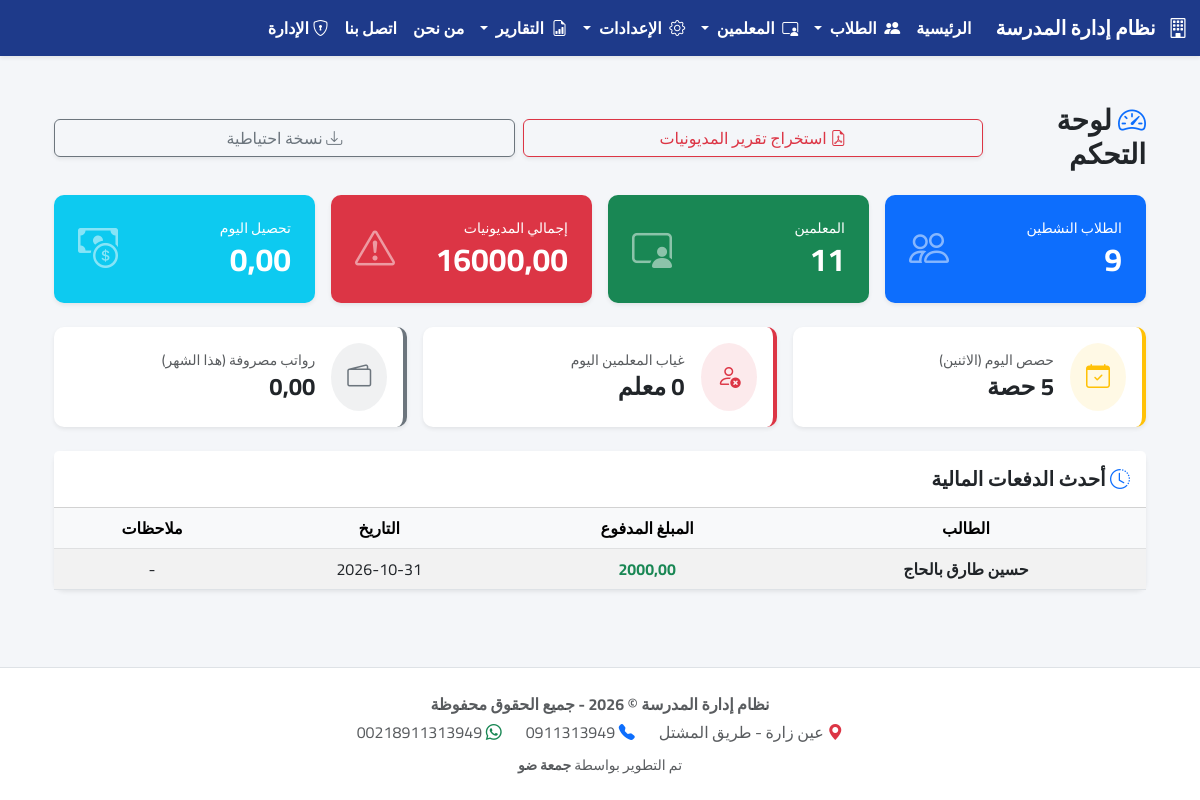
The page / on the database its author committed.
### students/models.py (models this page shows, shortened)
class Payment(models.Model):
    student = models.ForeignKey(Student, on_delete=models.CASCADE, related_name='payments', verbose_name="الطالب")
    amount = models.DecimalField(max_digits=10, decimal_places=2, verbose_name="المبلغ المدفوع")
    date = models.DateField(auto_now_add=True, verbose_name="تاريخ الدفع")
    note = models.CharField(max_length=200, blank=True, null=True, verbose_name="ملاحظات")
    class Meta:
        verbose_name = "دفعة"
        verbose_name_plural = "الدفعات"

class Student(models.Model):
    name = models.CharField(max_length=150, verbose_name="اسم الطالب الرباعي")
    grade = models.ForeignKey(Grade, on_delete=models.SET_NULL, null=True, verbose_name="الصف الدراسي")
    parent_name = models.CharField(max_length=150, verbose_name="اسم ولي الأمر", blank=True, null=True)
    phone = models.CharField(max_length=20, verbose_name="رقم الواتساب", blank=True, null=True, help_text="مثال: 218910000000")
    bank_name = models.CharField(max_length=100, verbose_name="اسم المصرف", blank=True, null=True)
    bank_branch = models.CharField(max_length=100, verbose_name="الفرع", blank=True, null=True)
    bank_account = models.CharField(max_length=50, verbose_name="رقم الحساب (IBAN)", blank=True, null=True)
    account_number = models.CharField(max_length=50, verbose_name="رقم الحساب", blank=True, null=True)
    account_holder = models.CharField(max_length=150, verbose_name="اسم صاحب الحساب (الرباعي)", blank=True, null=True)
    total_fees = models.DecimalField(max_digits=10, decimal_places=2, default=0.00, verbose_name="إجمالي الرسوم")
    discount = models.DecimalField(max_digits=10, decimal_places=2, default=0.00, verbose_name="التخفيضات")
    is_active = models.BooleanField(default=True, verbose_name="نشط")
    created_at = models.DateTimeField(auto_now_add=True, verbose_name="تاريخ التسجيل")
    @property
    def net_fees(self):
        try:
            return self.total_fees - self.discount
        except Exception:
            return Decimal('0.00')
    class Meta:
        verbose_name = "طالب"
        verbose_name_plural = "الطلاب"

### academics/views.py (the view, shortened to what this page needs)
# urls.py: path('', DashboardView.as_view(), name='home'),
class DashboardView(TemplateView):
    template_name = 'dashboard.html'
    def get_context_data(self, **kwargs):
        context = super().get_context_data(**kwargs)
        try:
            today = timezone.now().date()
            months_ar = {
                1: 'يناير', 2: 'فبراير', 3: 'مارس', 4: 'أبريل',
                5: 'مايو', 6: 'يونيو', 7: 'يوليو', 8: 'أغسطس',
                9: 'سبتمبر', 10: 'أكتوبر', 11: 'نوفمبر', 12: 'ديسمبر'
            }
            current_month_name = months_ar.get(today.month)
            current_year = str(today.year)
            total_students = Student.objects.filter(is_active=True).count()
            total_teachers = Teacher.objects.filter(is_active=True).count()
            total_paid = Payment.objects.aggregate(Sum('amount'))['amount__sum'] or Decimal('0.00')
            students = Student.objects.filter(is_active=True)
            total_expected = sum((s.net_fees for s in students), Decimal('0.00'))
            total_debts = total_expected - total_paid
            today_paid = Payment.objects.filter(date=today).aggregate(Sum('amount'))['amount__sum'] or Decimal('0.00')
            month_salaries_qs = TeacherSalary.objects.filter(
                month=current_month_name,
                year=current_year
            )
            month_salaries = sum((s.net_salary for s in month_salaries_qs), Decimal('0.00'))
            day_name_ar = {
                0: 'الاثنين', 1: 'الثلاثاء', 2: 'الأربعاء',
                3: 'الخميس', 4: 'الجمعة', 5: 'السبت', 6: 'الأحد'
            }.get(today.weekday(), 'الأحد')
            today_classes_count = WeeklySchedule.objects.filter(day=day_name_ar).count()
            today_absences = TeacherAttendance.objects.filter(date=today, status='غائب').count()
            recent_payments = Payment.objects.all().order_by('-date')[:5]
            context.update({
                'total_students': total_students,
                'total_teachers': total_teachers,
                'total_paid': total_paid,
                'total_debts': total_debts,
                'today_paid': today_paid,
                'month_salaries': month_salaries,
                'today_classes_count': today_classes_count,
                'today_absences': today_absences,
                'recent_payments': recent_payments,
                'today': today,
            })
        except Exception as e:
            messages.error(self.request, f"حدث خطأ أثناء تحميل الإحصائيات: {str(e)}")
            context.update({
                'total_students': 0, 'total_teachers': 0, 'total_paid': 0, 'total_debts': 0,
                'today_paid': 0, 'month_salaries': 0, 'today_classes_count': 0,
                'today_absences': 0, 'recent_payments': []
            })
        return context

### templates/dashboard.html (shortened to what this page needs)
{% extends 'base.html' %}
{% load static %}
{% block content %}
<div class="container-fluid py-4">
    <div class="d-flex flex-column flex-sm-row justify-content-between align-items-start align-items-sm-center mb-4 gap-3">
        <h3 class="fw-bold mb-0"><i class="bi bi-speedometer2 text-primary"></i> لوحة التحكم</h3>
        <div class="d-flex flex-column flex-sm-row gap-2 w-100 w-sm-auto">
            <a href="{% url 'debt_report' %}" class="btn btn-outline-danger shadow-sm w-100 w-sm-auto">
                <i class="bi bi-file-earmark-pdf"></i> استخراج تقرير المديونيات
            </a>
            <a href="{% url 'backup_db' %}" class="btn btn-outline-secondary shadow-sm w-100 w-sm-auto">
                <i class="bi bi-download"></i> نسخة احتياطية
            </a>
        </div>
    </div>
    <div class="row g-3 mb-4">
        <div class="col-6 col-md-3">
            <div class="card bg-primary text-white shadow-sm border-0 h-100">
                <div class="card-body p-3 p-md-4">
                    <div class="d-flex justify-content-between align-items-center">
                        <div>
                            <h6 class="text-uppercase mb-1 small">الطلاب النشطين</h6>
                            <h2 class="mb-0 fw-bold">{{ total_students }}</h2>
                        </div>
                        <i class="bi bi-people fs-1 opacity-50 d-none d-sm-block"></i>
                    </div>
                </div>
            </div>
        </div>
        <div class="col-6 col-md-3">
            <div class="card bg-success text-white shadow-sm border-0 h-100">
                <div class="card-body p-3 p-md-4">
                    <div class="d-flex justify-content-between align-items-center">
                        <div>
                            <h6 class="text-uppercase mb-1 small">المعلمين</h6>
                            <h2 class="mb-0 fw-bold">{{ total_teachers }}</h2>
                        </div>
                        <i class="bi bi-person-video3 fs-1 opacity-50 d-none d-sm-block"></i>
                    </div>
                </div>
            </div>
        </div>
        <div class="col-6 col-md-3">
            <div class="card bg-danger text-white shadow-sm border-0 h-100">
                <div class="card-body p-3 p-md-4">
                    <div class="d-flex justify-content-between align-items-center">
                        <div>
                            <h6 class="text-uppercase mb-1 small">إجمالي المديونيات</h6>
                            <h2 class="mb-0 fw-bold">{{ total_debts|floatformat:2 }}</h2>
                        </div>
                        <i class="bi bi-exclamation-triangle fs-1 opacity-50 d-none d-sm-block"></i>
                    </div>
                </div>
            </div>
        </div>
        <div class="col-6 col-md-3">
            <div class="card bg-info text-white shadow-sm border-0 h-100">
                <div class="card-body p-3 p-md-4">
                    <div class="d-flex justify-content-between align-items-center">
                        <div>
                            <h6 class="text-uppercase mb-1 small">تحصيل اليوم</h6>
                            <h2 class="mb-0 fw-bold">{{ today_paid|floatformat:2 }}</h2>
                        </div>
                        <i class="bi bi-cash-coin fs-1 opacity-50 d-none d-sm-block"></i>
                    </div>
                </div>
            </div>
        </div>
    </div>
    <div class="row g-3 mb-4">
        <div class="col-12 col-md-4">
            <div class="card shadow-sm border-0 border-start border-4 border-warning h-100">
                <div class="card-body d-flex align-items-center p-3">
                    <div class="bg-warning bg-opacity-10 p-3 rounded-circle me-3">
                        <i class="bi bi-calendar-check text-warning fs-4"></i>
                    </div>
                    <div>
                        <h6 class="text-muted mb-1 small">حصص اليوم ({{ today|date:"l" }})</h6>
                        <h4 class="mb-0 fw-bold">{{ today_classes_count }} حصة</h4>
                    </div>
                </div>
            </div>
        </div>
        <div class="col-12 col-md-4">
            <div class="card shadow-sm border-0 border-start border-4 border-danger h-100">
                <div class="card-body d-flex align-items-center p-3">
                    <div class="bg-danger bg-opacity-10 p-3 rounded-circle me-3">
                        <i class="bi bi-person-x text-danger fs-4"></i>
                    </div>
                    <div>
                        <h6 class="text-muted mb-1 small">غياب المعلمين اليوم</h6>
                        <h4 class="mb-0 fw-bold">{{ today_absences }} معلم</h4>
                    </div>
                </div>
            </div>
        </div>
        <div class="col-12 col-md-4">
            <div class="card shadow-sm border-0 border-start border-4 border-secondary h-100">
                <div class="card-body d-flex align-items-center p-3">
                    <div class="bg-secondary bg-opacity-10 p-3 rounded-circle me-3">
                        <i class="bi bi-wallet2 text-secondary fs-4"></i>
                    </div>
                    <div>
                        <h6 class="text-muted mb-1 small">رواتب مصروفة (هذا الشهر)</h6>
                        <h4 class="mb-0 fw-bold">{{ month_salaries|floatformat:2 }}</h4>
                    </div>
                </div>
            </div>
        </div>
    </div>
    <div class="row">
        <div class="col-12">
            <div class="card shadow-sm border-0">
                <div class="card-header bg-white py-3">
                    <h5 class="mb-0 fw-bold"><i class="bi bi-clock-history text-primary"></i> أحدث الدفعات المالية</h5>
                </div>
                <div class="card-body p-0">
                    <div class="table-responsive">
                        <table class="table table-hover table-striped mb-0 text-center">
                            <thead class="table-light">
                                <tr>
                                    <th>الطالب</th>
                                    <th>المبلغ المدفوع</th>
                                    <th>التاريخ</th>
                                    <th>ملاحظات</th>
                                </tr>
                            </thead>
                            <tbody>
                                {% for payment in recent_payments %}
                                <tr>
                                    <td class="fw-bold">{{ payment.student.name }}</td>
                                    <td class="text-success fw-bold">{{ payment.amount }}</td>
                                    <td>{{ payment.date|date:"Y-m-d" }}</td>
                                    <td>{{ payment.note|default:"-" }}</td>
                                </tr>
                                {% empty %}
                                <tr>
                                    <td colspan="4" class="text-muted py-4">لا توجد دفعات مسجلة حديثاً.</td>
                                </tr>
                                {% endfor %}
                            </tbody>
                        </table>
                    </div>
                </div>
            </div>
        </div>
    </div>
</div>
{% endblock %}

### templates/base.html (style rules this page uses)
body { font-family: 'Cairo', sans-serif; background-color: #f4f6f9; min-height: 100vh; display: flex; flex-direction: column; }
.card { border-radius: 10px; }

### rows shown on the page
Payment: student.name "حسين طارق بالحاج", amount "2000,00", date "2026-10-31", note "-"

### other values the page prints
{{ total_students }} "9"
{{ total_teachers }} "11"
{{ total_debts|floatformat:2 }} "16000,00"
{{ today_paid|floatformat:2 }} "0,00"
{{ today_classes_count }} "5"
{{ today_absences }} "0"
{{ month_salaries|floatformat:2 }} "0,00"
